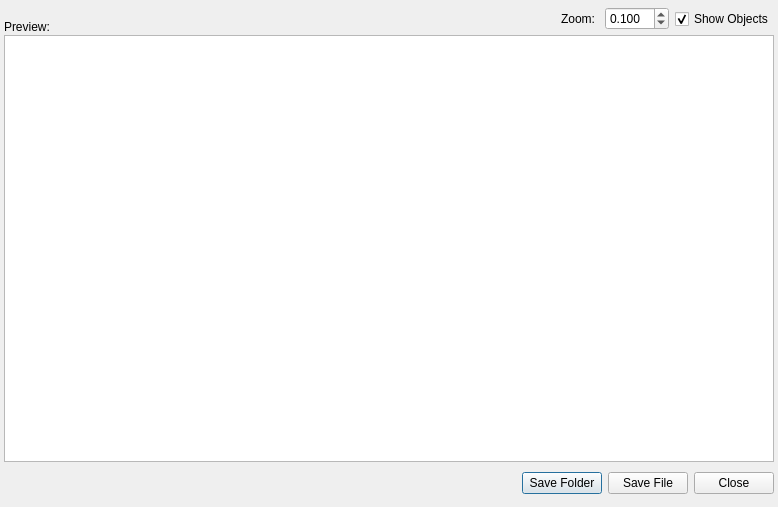
<?xml version="1.0" encoding="UTF-8"?>
<ui version="4.0">
 <class>ScreenshotDialogClass</class>
 <widget class="QDialog" name="ScreenshotDialogClass">
  <property name="geometry">
   <rect>
    <x>0</x>
    <y>0</y>
    <width>778</width>
    <height>507</height>
   </rect>
  </property>
  <property name="windowTitle">
   <string>Screenshot World</string>
  </property>
  <layout class="QVBoxLayout" name="verticalLayout">
   <property name="spacing">
    <number>1</number>
   </property>
   <property name="leftMargin">
    <number>4</number>
   </property>
   <property name="topMargin">
    <number>4</number>
   </property>
   <property name="rightMargin">
    <number>4</number>
   </property>
   <property name="bottomMargin">
    <number>4</number>
   </property>
   <item>
    <widget class="QWidget" name="widget" native="true">
     <property name="sizePolicy">
      <sizepolicy hsizetype="Preferred" vsizetype="Fixed">
       <horstretch>0</horstretch>
       <verstretch>0</verstretch>
      </sizepolicy>
     </property>
     <property name="minimumSize">
      <size>
       <width>0</width>
       <height>30</height>
      </size>
     </property>
     <layout class="QHBoxLayout" name="horizontalLayout_2">
      <property name="leftMargin">
       <number>0</number>
      </property>
      <property name="topMargin">
       <number>0</number>
      </property>
      <property name="rightMargin">
       <number>0</number>
      </property>
      <property name="bottomMargin">
       <number>0</number>
      </property>
      <item alignment="Qt::AlignBottom">
       <widget class="QLabel" name="label">
        <property name="text">
         <string>Preview:</string>
        </property>
       </widget>
      </item>
      <item>
       <widget class="QWidget" name="widget_3" native="true">
        <property name="minimumSize">
         <size>
          <width>30</width>
          <height>0</height>
         </size>
        </property>
       </widget>
      </item>
      <item>
       <spacer name="horizontalSpacer_2">
        <property name="orientation">
         <enum>Qt::Horizontal</enum>
        </property>
        <property name="sizeHint" stdset="0">
         <size>
          <width>40</width>
          <height>20</height>
         </size>
        </property>
       </spacer>
      </item>
      <item>
       <widget class="QLabel" name="label_2">
        <property name="text">
         <string>Zoom: </string>
        </property>
       </widget>
      </item>
      <item>
       <widget class="QDoubleSpinBox" name="zoomLevelSpinBox">
        <property name="decimals">
         <number>3</number>
        </property>
        <property name="singleStep">
         <double>0.250000000000000</double>
        </property>
        <property name="stepType">
         <enum>QAbstractSpinBox::AdaptiveDecimalStepType</enum>
        </property>
        <property name="value">
         <double>0.100000000000000</double>
        </property>
       </widget>
      </item>
      <item>
       <widget class="QCheckBox" name="showObjectCheckBox">
        <property name="text">
         <string>Show Objects</string>
        </property>
        <property name="checked">
         <bool>true</bool>
        </property>
       </widget>
      </item>
     </layout>
    </widget>
   </item>
   <item>
    <widget class="TilesEditor::GraphicsView" name="graphicsView">
     <property name="sizePolicy">
      <sizepolicy hsizetype="Preferred" vsizetype="Preferred">
       <horstretch>0</horstretch>
       <verstretch>0</verstretch>
      </sizepolicy>
     </property>
    </widget>
   </item>
   <item>
    <widget class="QWidget" name="widget_2" native="true">
     <property name="sizePolicy">
      <sizepolicy hsizetype="Preferred" vsizetype="Fixed">
       <horstretch>0</horstretch>
       <verstretch>0</verstretch>
      </sizepolicy>
     </property>
     <property name="minimumSize">
      <size>
       <width>0</width>
       <height>40</height>
      </size>
     </property>
     <layout class="QHBoxLayout" name="horizontalLayout">
      <property name="leftMargin">
       <number>0</number>
      </property>
      <property name="topMargin">
       <number>0</number>
      </property>
      <property name="rightMargin">
       <number>0</number>
      </property>
      <property name="bottomMargin">
       <number>0</number>
      </property>
      <item>
       <spacer name="horizontalSpacer">
        <property name="orientation">
         <enum>Qt::Horizontal</enum>
        </property>
        <property name="sizeHint" stdset="0">
         <size>
          <width>40</width>
          <height>20</height>
         </size>
        </property>
       </spacer>
      </item>
      <item>
       <widget class="QPushButton" name="saveFolderButton">
        <property name="minimumSize">
         <size>
          <width>75</width>
          <height>0</height>
         </size>
        </property>
        <property name="toolTip">
         <string>Save an image of individual levels to a folder</string>
        </property>
        <property name="text">
         <string>Save Folder</string>
        </property>
       </widget>
      </item>
      <item>
       <widget class="QPushButton" name="saveFileButton">
        <property name="minimumSize">
         <size>
          <width>75</width>
          <height>0</height>
         </size>
        </property>
        <property name="text">
         <string>Save File</string>
        </property>
       </widget>
      </item>
      <item>
       <widget class="QPushButton" name="closeButton">
        <property name="minimumSize">
         <size>
          <width>75</width>
          <height>0</height>
         </size>
        </property>
        <property name="text">
         <string>Close</string>
        </property>
       </widget>
      </item>
     </layout>
    </widget>
   </item>
  </layout>
 </widget>
 <layoutdefault spacing="6" margin="11"/>
 <customwidgets>
  <customwidget>
   <class>TilesEditor::GraphicsView</class>
   <extends>QGraphicsView</extends>
   <header location="global">GraphicsView.h</header>
  </customwidget>
 </customwidgets>
 <resources/>
 <connections>
  <connection>
   <sender>closeButton</sender>
   <signal>clicked()</signal>
   <receiver>ScreenshotDialogClass</receiver>
   <slot>accept()</slot>
   <hints>
    <hint type="sourcelabel">
     <x>428</x>
     <y>359</y>
    </hint>
    <hint type="destinationlabel">
     <x>315</x>
     <y>191</y>
    </hint>
   </hints>
  </connection>
 </connections>
</ui>
